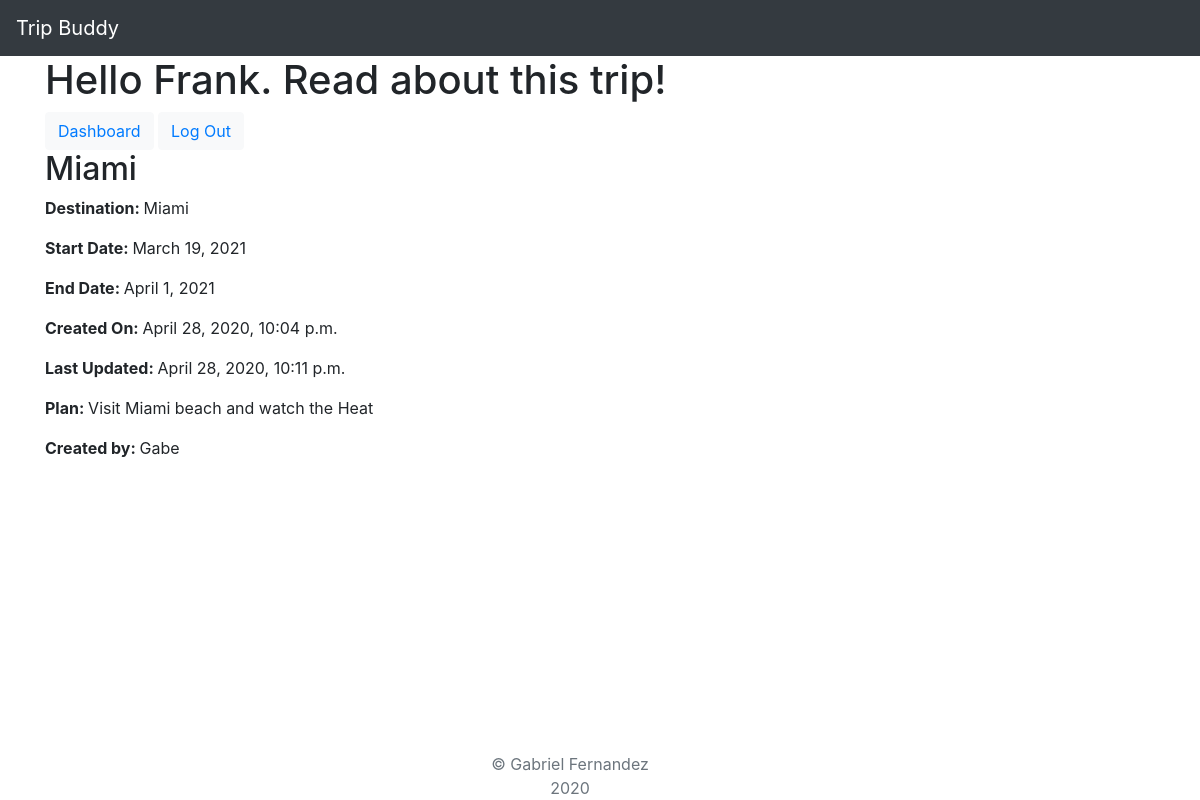
Screenshot of /trips/7 (signed in) with the database file from the repository.
### main/models.py (models this page shows)
class User(models.Model):
    first_name=models.CharField(max_length=100)
    last_name=models.CharField(max_length=100)
    email=models.EmailField(max_length=100)
    password=models.CharField(max_length=100)
    created_at=models.DateTimeField(auto_now_add=True)
    updated_at=models.DateTimeField(auto_now=True)
    objects=UserManager()

class Trip(models.Model):
    destination=models.CharField(max_length=100)
    start_date=models.DateField()
    end_date=models.DateField()
    plan=models.CharField(max_length=200)
    created_at=models.DateTimeField(auto_now_add=True)
    updated_at=models.DateTimeField(auto_now=True)
    user=models.ForeignKey(User, related_name="trips", on_delete = models.CASCADE)
    objects=TripManager()

### main/views.py (the view)
# urls.py: path("trips/<int:trip_id>", views.trip_profile),
def trip_profile (request, trip_id):
    if "user_id" not in request.session:
        messages.error(request, "Please login or register first.")
        return redirect("/")
    context={
        "trip": Trip.objects.get(id=trip_id),
        "user":User.objects.get(id=request.session["user_id"]),
    }
    return render(request, "trip-profile.html", context)

### main/templates/trip-profile.html (shortened to what this page needs)
<!DOCTYPE html>
<html lang="en">
<head>
</head>
<body>
    {%extends "base.html"%}
    {%block content%}
    <h1>Hello {{user.first_name}}. Read about this trip!</h1>
    <button class="btn btn-light"><a href="/dashboard">Dashboard</a></button>
    <button class="btn btn-light"><a href="/logout">Log Out</a></button>
    <h2>{{trip.destination}}</h2>
    <P><b>Destination: </b>{{trip.destination}}</P>
    <P><b>Start Date: </b>{{trip.start_date}}</P>
    <P><b>End Date: </b>{{trip.end_date}}</p>
    <P><b>Created On: </b>{{trip.created_at}}</P>
    <P><b>Last Updated: </b>{{trip.updated_at}}</P>
    <p><b>Plan: </b>{{trip.plan}}</p>
    <p><b>Created by: </b>{{trip.user.first_name}}</p>
    {%endblock%}

### rows the page displays
User: first_name "Frank"
Trip: destination "Miami", start_date "March 19, 2021", end_date "April 1, 2021", created_at "April 28, 2020, 10:04 p.m.", updated_at "April 28, 2020, 10:11 p.m.", plan "Visit Miami beach and watch the Heat", user.first_name "Gabe"
